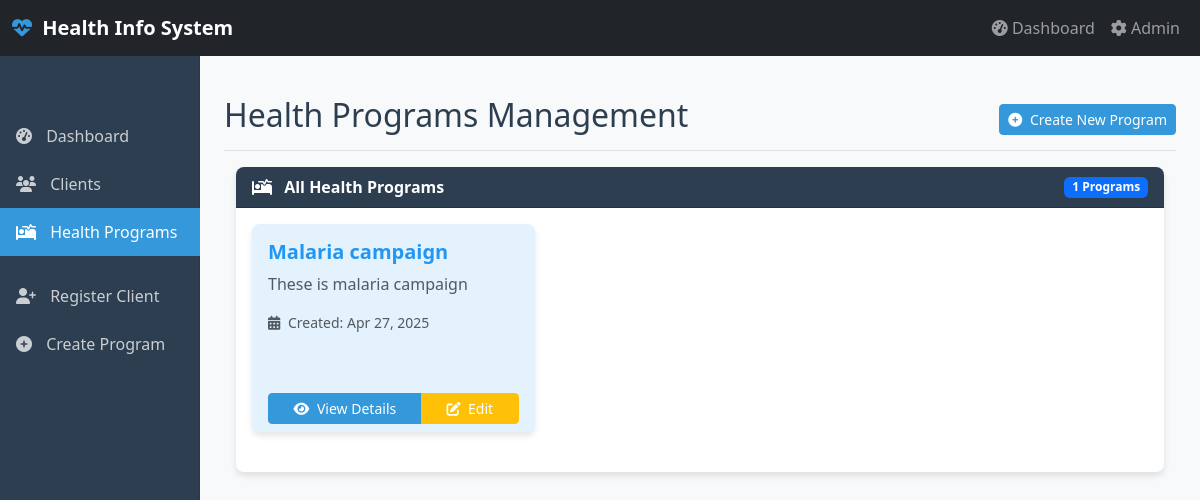
Page /programs/ on the earlier database version.
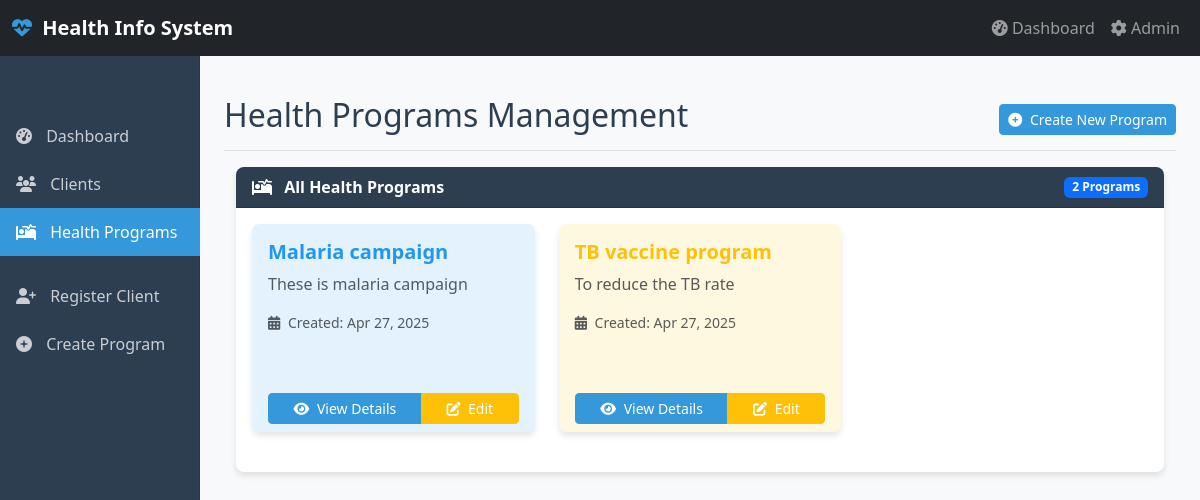
Same page on the later database version.
### core/models.py (models this page shows, shortened)
class HealthProgram(models.Model):
    id = models.UUIDField(primary_key=True, default=uuid.uuid4, editable=False)
    name = models.CharField(max_length=100)
    description = models.TextField(blank=True)
    created_at = models.DateTimeField(auto_now_add=True)
    updated_at = models.DateTimeField(auto_now=True)
    class Meta:
        ordering = ['name']

### core/views.py (the view)
# urls.py: path('programs/', views.program_list, name='program_list'),
def program_list(request):
    programs = HealthProgram.objects.all()
    context = {'programs': programs}
    return render(request, 'program/list.html', context)

### core/templates/program/list.html (shortened to what this page needs)
{% extends 'base.html' %}
{% block page_header %}Health Programs Management{% endblock %}
{% block page_actions %}
<div class="btn-group">
    <a href="{% url 'program_create' %}" class="btn btn-sm btn-primary">
        <i class="fas fa-plus-circle me-1"></i> Create New Program
    </a>
</div>
{% endblock %}
{% block content %}
<div class="row">
    <div class="col-12" data-aos="fade-up">
        <div class="card">
            <div class="card-header">
                <div class="d-flex justify-content-between align-items-center">
                    <span><i class="fas fa-procedures me-2"></i> All Health Programs</span>
                    <span class="badge bg-primary">{{ programs.count }} Programs</span>
                </div>
            </div>
            <div class="card-body">
                <div class="row">
                    {% for program in programs %}
                    <div class="col-md-4 mb-4" data-aos="fade-up" data-aos-delay="{{ forloop.counter|add:100 }}">
                        <div class="card h-100 program-card">
                            <div class="card-body">
                                <h5 class="card-title">{{ program.name }}</h5>
                                <p class="card-text text-muted">{{ program.description|truncatechars:100 }}</p>
                                <p class="small text-muted">
                                    <i class="fas fa-calendar-alt me-1"></i> Created: {{ program.created_at|date:"M d, Y" }}
                                </p>
                            </div>
                            <div class="card-footer bg-transparent">
                                <div class="btn-group w-100">
                                    <a href="{% url 'program_detail' pk=program.id %}" class="btn btn-sm btn-primary">
                                        <i class="fas fa-eye me-1"></i> View Details
                                    </a>
                                    <a href="{% url 'program_update' pk=program.id %}" class="btn btn-sm btn-warning text-white">
                                        <i class="fas fa-edit me-1"></i> Edit
                                    </a>
                                </div>
                            </div>
                        </div>
                    </div>
                    {% endfor %}
                </div>
            </div>
        </div>
    </div>
</div>
{% endblock %}

Differences in the rows shown:
added HealthProgram: name "TB vaccine program", description "To reduce the TB rate", created_at "Apr 27, 2025"
Other differences:
{{ programs.count }}: "1" → "2"
